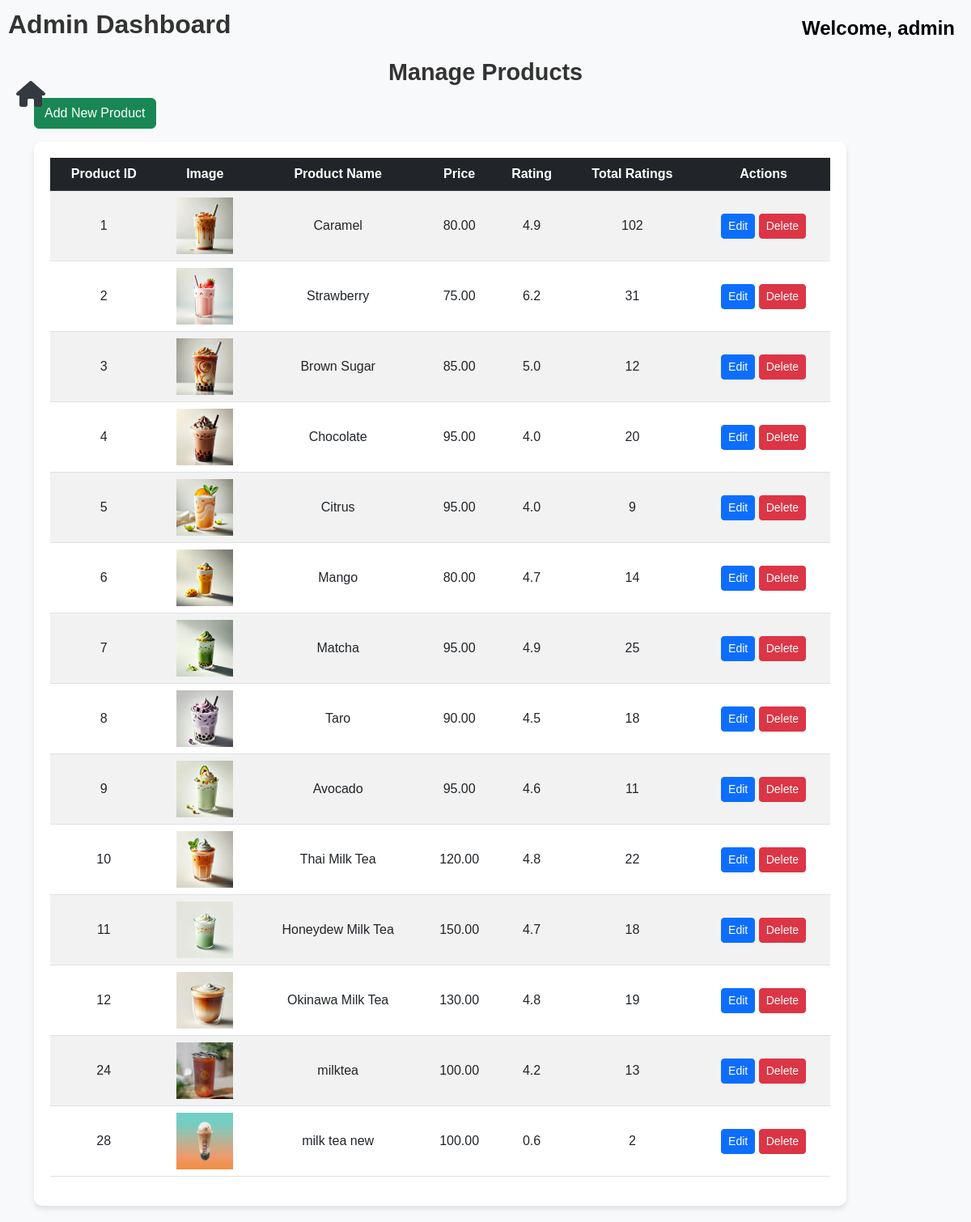
Page /products.php (signed in) on the committed database.
### tables this page shows
CREATE TABLE `products` (
  `id` int(11) NOT NULL,
  `product_name` varchar(255) NOT NULL,
  `price` decimal(10,2) NOT NULL,
  `image` varchar(255) NOT NULL,
  `rating` float NOT NULL,
  `total_ratings` int(11) NOT NULL,
  `rating_count` int(11) DEFAULT 0,
  `description` text NOT NULL
);

### products.php (the view, shortened to what this page needs)
<?php
include('db.php');
?>
<!DOCTYPE html>
<html lang="en">
<head>
    <link href="https://cdn.jsdelivr.net/npm/bootstrap@5.3.0/dist/css/bootstrap.min.css" rel="stylesheet">
    <link rel="stylesheet" href="https://cdnjs.cloudflare.com/ajax/libs/font-awesome/6.0.0-beta3/css/all.min.css">
</head>
<body>
    <i class="fas fa-home toggle-btn" onclick="toggleSidebar()"></i>
    <div class="content" id="content">
        <div class="header">
            <div class="header-left">Admin Dashboard</div>
            <div class="header-right">
                Welcome, <a href="login.php" style="color: black; text-decoration: none; font-weight: bold;">admin</a>
            </div>
        </div>
        <div class="container mt-5">
            <div class="manage-users-heading">Manage Products</div>
            <div class="d-flex justify-content-between mb-3">
                <a href="add_product.php" class="btn btn-success">Add New Product</a>
            </div>
            <div class="table-container product-table">
                <table class="table table-striped">
                    <thead class="table-dark">
                        <tr>
                            <th>Product ID</th>
                            <th>Image</th>
                            <th>Product Name</th>
                            <th>Price</th>
                            <th>Rating</th>
                            <th>Total Ratings</th>
                            <th>Actions</th>
                        </tr>
                    </thead>
                    <tbody>
                        <?php
                        $query = "SELECT * FROM products";
                        $result = mysqli_query($conn, $query);
                        if (mysqli_num_rows($result) > 0) {
                            while ($row = mysqli_fetch_assoc($result)) {
                                echo '<tr>';
                                echo '<td>' . $row['id'] . '</td>';
                                echo '<td><img src="' . htmlspecialchars($row['image']) . '" alt="' . htmlspecialchars($row['product_name']) . '" width="70" height="70"></td>';
                                echo '<td>' . htmlspecialchars($row['product_name']) . '</td>';
                                echo '<td>' . number_format($row['price'], 2) . '</td>';
                                echo '<td>' . number_format($row['rating'], 1) . '</td>';
                                echo '<td>' . $row['total_ratings'] . '</td>';
                                echo '<td>';
                                echo '<a href="edit_product.php?id=' . $row['id'] . '" class="btn btn-primary btn-sm">Edit</a> ';
                                echo '<a href="products.php?delete_id=' . $row['id'] . '" class="btn btn-danger btn-sm" onclick="return confirm(\'Are you sure you want to delete this product?\')">Delete</a>';
                                echo '</td>';
                                echo '</tr>';
                            }
                        } else {
                            echo '<tr><td colspan="7">No products available.</td></tr>';
                        }
                        ?>
                    </tbody>
                </table>
            </div>
        </div>
    </div>
</body>
</html>

### products.php (style rules this page uses)
body { font-family: 'Arial', sans-serif; background-color: #f8f9fa; margin: 0; padding: 0; }
.content { margin-left: 0; padding: 20px; transition: margin-left 0.3s ease; }
.header { display: flex; align-items: center; justify-content: space-between; padding: 10px 20px; margin-top: -20px; }
.header-left { font-size: 2rem; font-weight: bold; color: #333; position: absolute; left: 10px; margin-top: 40px; transition: margin-left 0.3s ease; }
.header-right { font-size: 1.5rem; color: black; font-weight: bold; text-align: right; position: absolute; right: 20px; margin-top: 50px; }
.toggle-btn { font-size: 2rem; color: #343a40; position: absolute; top: 100px; left: 20px; cursor: pointer; }
.product-table { margin-top: 0; max-width: 90%; text-align: center; }
.product-table th, .product-table td { text-align: center; vertical-align: middle; }
.table-container { padding: 20px; background-color: white; border-radius: 10px; box-shadow: 0 4px 6px rgba(0, 0, 0, 0.1); }
.manage-users-heading { font-size: 1.8rem; font-weight: bold; text-align: center; margin: 0 0 10px; color: #333; }

### rows in the picture
products: id "1", shows a picture, product_name "Caramel", price "80.00", rating "4.9", total_ratings "102"
products: id "2", image (picture), product_name "Strawberry", price "75.00", rating "6.2", total_ratings "31"
products: id "3", image (picture), product_name "Brown Sugar", price "85.00", rating "5.0", total_ratings "12"
products: id "4", image (picture), product_name "Chocolate", price "95.00", rating "4.0", total_ratings "20"
products: id "5", image+product_name (picture), product_name "Citrus", price "95.00", rating "4.0", total_ratings "9"
products: id "6", image+product_name (picture), product_name "Mango", price "80.00", rating "4.7", total_ratings "14"
products: id "7", image (picture), product_name "Matcha", price "95.00", rating "4.9", total_ratings "25"
products: id "8", image+product_name (picture), product_name "Taro", price "90.00", rating "4.5", total_ratings "18"
products: id "9", image (picture), product_name "Avocado", price "95.00", rating "4.6", total_ratings "11"
products: id "10", image (picture), product_name "Thai Milk Tea", price "120.00", rating "4.8", total_ratings "22"
products: id "11", image (picture), product_name "Honeydew Milk Tea", price "150.00", rating "4.7", total_ratings "18"
products: id "12", image (picture), product_name "Okinawa Milk Tea", price "130.00", rating "4.8", total_ratings "19"
products: id "24", image (picture), product_name "milktea", price "100.00", rating "4.2", total_ratings "13"
products: id "28", image (picture), product_name "milk tea new", price "100.00", rating "0.6", total_ratings "2"
